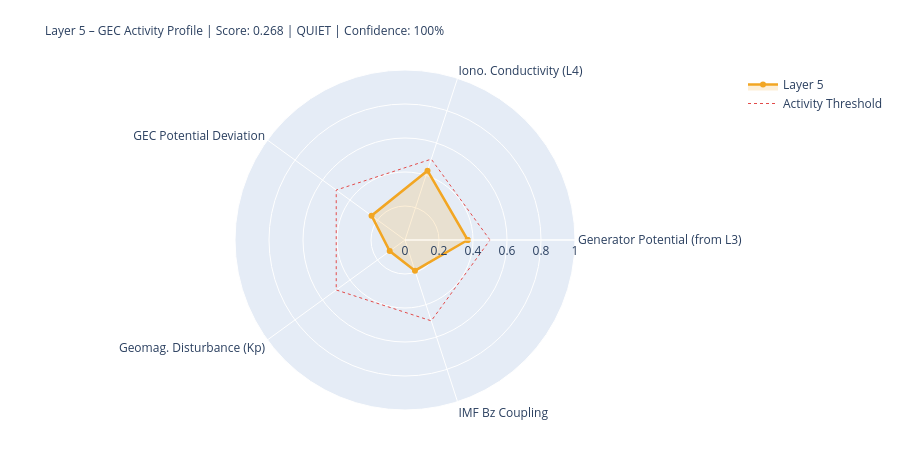

Notebook code for this chart:
### Markdown cell above
---
## 5. State Assessment & Handoff to Layer 6

### Code cell
# ============================================================
# LAYER-5-SCORE
# ============================================================

# Components
# 1) Generator activity (Layer-3-driven)
gen_score = norm(generator_strength, 0.3, 2.0)
gen_src   = 'from_layer3' if l3_thunder_score is not None else 'estimated'

# 2) Ionospheric conductivity (Layer-4-driven)
iono_score = norm(iono_cond_factor, 0.7, 1.4)
iono_src   = 'from_layer4' if l4_ioniz is not None else 'estimated'

# 3) GEC potential deviation from reference
pot_score = norm(abs(delta_V_pct), 0, 30)  # 0 = at reference, 1 = 30% deviation
pot_src   = 'derived'

# 4) Geomagnetic disturbance (Kp) – modulates vertical currents
kp_score = norm(kp_val, 0, 9)
kp_src   = 'primary' if kp_now is not None else 'from_layer4'

# 5) IMF Bz coupling (southward = stronger M-I coupling → GEC influence)
bz_score = norm(-(bz_now or 0), -5, 30) if bz_now is not None else None
bz_src   = 'primary' if bz_now is not None else 'missing'

COMPONENTS = {
    'Generator Potential (from L3)':  {'score': gen_score,   'source': 'derived_from_layer3', 'dynamic': True},
    'Iono. Conductivity (L4)':      {'score': iono_score,  'source': iono_src, 'dynamic': True},
    'GEC Potential Deviation':      {'score': pot_score,   'source': pot_src,  'dynamic': True},
    'Geomag. Disturbance (Kp)':         {'score': kp_score,    'source': kp_src,   'dynamic': True},
    'IMF Bz Coupling':               {'score': bz_score,    'source': bz_src,   'dynamic': True},
}

available   = {k: v['score'] for k, v in COMPONENTS.items() if v['score'] is not None}
unavailable = [k for k, v in COMPONENTS.items() if v['score'] is None]
layer5_score = round(sum(available.values()) / len(available), 4) if available else None
confidence   = round(len(available) / len(COMPONENTS), 2)
level = ('unknown' if layer5_score is None
         else 'quiet'   if layer5_score < 0.3
         else 'moderate' if layer5_score < 0.6
         else 'active')
dominant_l5 = max(available, key=available.get) if available else 'none'

# Kp consistency: separate 1-min raw value from score value
kp_1m_raw   = kp_now          # directly from API (can be 0.0 during live measurement)
kp_for_score = kp_val          # from Layer-0 context or estimated value if needed
kp_score_src = kp_src

W = 68
print('=' * W)
print('LAYER 5 – GLOBAL ELECTRIC CIRCUIT – STATE ASSESSMENT')
print('=' * W)
for name, comp in COMPONENTS.items():
    s = comp['score']
    if s is not None:
        bar = '█' * int(s*20) + '░' * (20-int(s*20))
        print(f'  {name:<34} {bar}  {s:.3f}  [{comp["source"]}]')
    else:
        print(f'  {name:<34} {"─"*20}  n/a   [missing]')
print('-' * W)
print(f'  Score:         {layer5_score:.3f}  ({len(available)}/{len(COMPONENTS)} components)')
print(f'  Confidence:    {confidence:.0%}')
print(f'  Level:         {level.upper()}')
print(f'  Dominant:      {dominant_l5}')
print(f'  V_iono:        {V_iono_mod:.1f} kV  (Δ {delta_V_pct:+.1f}% vs. Ref)')
print(f'  I_total:       {I_total_mod:.1f} A   (Δ {delta_I_pct:+.1f}% vs. Ref)')
print('=' * W)

# Radar
cats   = list(available.keys())
vals_r = list(available.values())
if len(cats) >= 3:
    fig = go.Figure()
    fig.add_trace(go.Scatterpolar(
        r=vals_r + [vals_r[0]], theta=cats + [cats[0]],
        fill='toself', fillcolor='rgba(242,166,35,0.18)',
        line=dict(color='#F2A623', width=2.5), name='Layer 5'
    ))
    fig.add_trace(go.Scatterpolar(
        r=[0.5]*(len(cats)+1), theta=cats+[cats[0]],
        line=dict(color='#E24B4A', dash='dot', width=1),
        mode='lines', name='Activity Threshold'
    ))
    fig.update_layout(
        title=dict(
            text=f'Layer 5 – GEC Activity Profile | Score: {layer5_score:.3f} | {level.upper()} | Confidence: {confidence:.0%}',
            font=dict(size=12)
        ),
        polar=dict(radialaxis=dict(visible=True, range=[0,1])),
        height=450, showlegend=True,
        margin=dict(l=80, r=80, t=70, b=40)
    )
    fig.show()

### Figure 1 — Plotly figure (JSON) as saved in the notebook; plotly's stock layout.template omitted (floating-point values rounded to 4 significant figures)
{"data": [{"fill": "toself", "fillcolor": "rgba(242,166,35,0.18)", "line": {"color": "#F2A623", "width": 2.5}, "name": "Layer 5", "r": [0.3688, 0.4287, 0.2433, 0.1111, 0.1897, 0.3688], "theta": ["Generator Potential (from L3)", "Iono. Conductivity (L4)", "GEC Potential Deviation", "Geomag. Disturbance (Kp)", "IMF Bz Coupling", "Generator Potential (from L3)"], "type": "scatterpolar"}, {"line": {"color": "#E24B4A", "dash": "dot", "width": 1}, "mode": "lines", "name": "Activity Threshold", "r": [0.5, 0.5, 0.5, 0.5, 0.5, 0.5], "theta": ["Generator Potential (from L3)", "Iono. Conductivity (L4)", "GEC Potential Deviation", "Geomag. Disturbance (Kp)", "IMF Bz Coupling", "Generator Potential (from L3)"], "type": "scatterpolar"}], "layout": {"height": 450, "margin": {"b": 40, "l": 80, "r": 80, "t": 70}, "polar": {"radialaxis": {"range": [0, 1], "visible": true}}, "showlegend": true, "title": {"font": {"size": 12}, "text": "Layer 5 – GEC Activity Profile | Score: 0.268 | QUIET | Confidence: 100%"}}}
